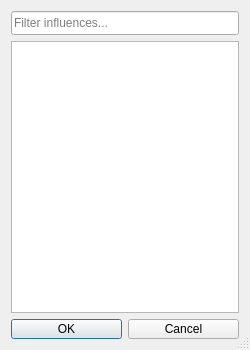
<?xml version="1.0" encoding="UTF-8"?>
<ui version="4.0">
 <class>QEditInfluencesDialog</class>
 <widget class="QDialog" name="QEditInfluencesDialog">
  <property name="geometry">
   <rect>
    <x>0</x>
    <y>0</y>
    <width>250</width>
    <height>350</height>
   </rect>
  </property>
  <property name="minimumSize">
   <size>
    <width>250</width>
    <height>350</height>
   </size>
  </property>
  <property name="windowTitle">
   <string>|| Edit Influences</string>
  </property>
  <property name="sizeGripEnabled">
   <bool>true</bool>
  </property>
  <property name="modal">
   <bool>true</bool>
  </property>
  <layout class="QVBoxLayout" name="centralLayout">
   <item>
    <widget class="QLineEdit" name="filterLineEdit">
     <property name="minimumSize">
      <size>
       <width>0</width>
       <height>24</height>
      </size>
     </property>
     <property name="maximumSize">
      <size>
       <width>16777215</width>
       <height>24</height>
      </size>
     </property>
     <property name="placeholderText">
      <string>Filter influences...</string>
     </property>
     <property name="clearButtonEnabled">
      <bool>true</bool>
     </property>
    </widget>
   </item>
   <item>
    <widget class="QTreeView" name="influenceTreeView">
     <property name="styleSheet">
      <string notr="true">QTreeView:item { height: 24; }</string>
     </property>
     <property name="horizontalScrollBarPolicy">
      <enum>Qt::ScrollBarAlwaysOff</enum>
     </property>
     <property name="editTriggers">
      <set>QAbstractItemView::NoEditTriggers</set>
     </property>
     <property name="alternatingRowColors">
      <bool>true</bool>
     </property>
     <property name="selectionMode">
      <enum>QAbstractItemView::ExtendedSelection</enum>
     </property>
     <property name="uniformRowHeights">
      <bool>true</bool>
     </property>
     <property name="animated">
      <bool>true</bool>
     </property>
    </widget>
   </item>
   <item>
    <widget class="QWidget" name="buttonsWidget" native="true">
     <layout class="QHBoxLayout" name="interopLayout">
      <property name="leftMargin">
       <number>0</number>
      </property>
      <property name="topMargin">
       <number>0</number>
      </property>
      <property name="rightMargin">
       <number>0</number>
      </property>
      <property name="bottomMargin">
       <number>0</number>
      </property>
      <item>
       <widget class="QPushButton" name="okayPushButton">
        <property name="minimumSize">
         <size>
          <width>0</width>
          <height>20</height>
         </size>
        </property>
        <property name="maximumSize">
         <size>
          <width>16777215</width>
          <height>20</height>
         </size>
        </property>
        <property name="text">
         <string>OK</string>
        </property>
       </widget>
      </item>
      <item>
       <widget class="QPushButton" name="cancelPushButton">
        <property name="minimumSize">
         <size>
          <width>0</width>
          <height>20</height>
         </size>
        </property>
        <property name="maximumSize">
         <size>
          <width>16777215</width>
          <height>20</height>
         </size>
        </property>
        <property name="text">
         <string>Cancel</string>
        </property>
       </widget>
      </item>
     </layout>
    </widget>
   </item>
  </layout>
 </widget>
 <resources/>
 <connections>
  <connection>
   <sender>okayPushButton</sender>
   <signal>clicked()</signal>
   <receiver>QEditInfluencesDialog</receiver>
   <slot>accept()</slot>
   <hints>
    <hint type="sourcelabel">
     <x>77</x>
     <y>333</y>
    </hint>
    <hint type="destinationlabel">
     <x>147</x>
     <y>177</y>
    </hint>
   </hints>
  </connection>
  <connection>
   <sender>cancelPushButton</sender>
   <signal>clicked()</signal>
   <receiver>QEditInfluencesDialog</receiver>
   <slot>reject()</slot>
   <hints>
    <hint type="sourcelabel">
     <x>217</x>
     <y>333</y>
    </hint>
    <hint type="destinationlabel">
     <x>147</x>
     <y>177</y>
    </hint>
   </hints>
  </connection>
 </connections>
</ui>
